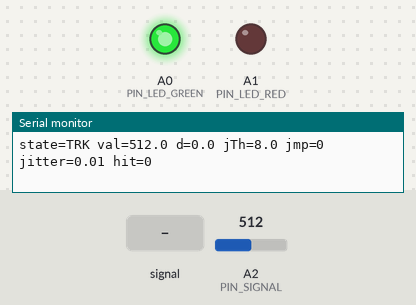
This sketch was run on a simulated Arduino Uno, built with avr-gcc and run on an emulated ATmega328P. Parts: output pins drawn as LEDs (lit = HIGH), the last lines printed to the serial monitor. The inputs (shaded band) are chosen by the test bench; at power-on: A2 (PIN_SIGNAL) = 512.

Above: at 1.2 s.
1.3 s: A2 (PIN_SIGNAL) fed a 200 Hz sine of ±81 counts around its level
At 2.4 s:
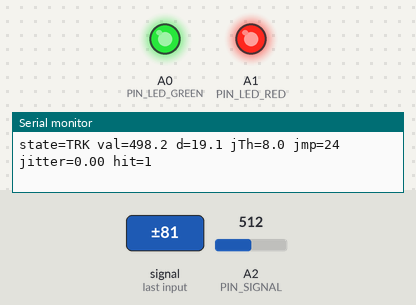
2.8 s: A2 (PIN_SIGNAL) set to 716
At 4.0 s:
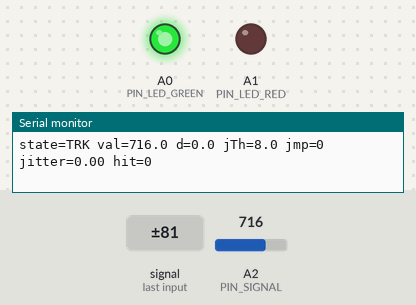
Timing chart, 0 to 5.8 s (numbered marks = the images above; inputs shaded):
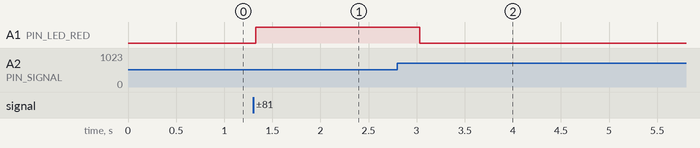

The sketch:

target.ino
```cpp
// --- Pins ---
constexpr uint8_t PIN_LED_GREEN = A0;
constexpr uint8_t PIN_LED_RED   = A1;
constexpr uint8_t PIN_SIGNAL    = A2;

// --- Serial (debug / diagnostics only) ---
constexpr unsigned long BAUD = 115200;   // matches main_control project BAUD

// --- Sampling / SNR ---
constexpr uint8_t       OVERSAMPLE         = 16;  // raw reads averaged per sample (~4x noise cut)
constexpr unsigned long SAMPLE_INTERVAL_MS = 10;  // non-blocking loop tick

// --- Jump detection ---
constexpr float   K_JUMP          = 8.0f;   // d > K_JUMP*quietJitter -> a jump
constexpr float   MIN_JUMP_COUNTS = 8.0f;   // absolute floor for the jump threshold (counts)
constexpr float   ALPHA_JITTER    = 0.05f;  // quiet per-sample jitter tracker (calm samples only)

// --- Sliding window / decision ---
constexpr uint8_t WINDOW_SAMPLES = 24;  // ~240 ms @ 10 ms
constexpr uint8_t MIN_JUMPS_ON   = 3;   // jumps in window to assert a hit
constexpr uint8_t MIN_JUMPS_OFF  = 1;   // jumps in window to release (hysteresis)

// --- Timing ---
constexpr unsigned long WARMUP_MS  = 800;    // seed jitter, no detection
constexpr unsigned long MAX_HIT_MS = 20000;  // backstop: re-seed if a hit sticks implausibly long

// --- Debug ---
constexpr bool          DEBUG_PRINT       = true;
constexpr unsigned long DEBUG_INTERVAL_MS = 200;


// State
enum DetectState : uint8_t { WARMUP, TRACKING };

DetectState state       = WARMUP;
float       prevReading = 0.0f;
float       quietJitter = 1.0f;   // quiet |reading-prevReading|, seeded small
bool        hit         = false;

bool    jumpRing[WINDOW_SAMPLES];  // sliding window of jump flags
uint8_t ringIdx   = 0;
uint8_t jumpCount = 0;             // live sum of jumpRing

unsigned long startMs      = 0;
unsigned long hitStartMs   = 0;
unsigned long lastSampleMs = 0;
unsigned long lastDebugMs  = 0;


// Helpers
float oversampleRead() {
  long sum = 0;
  for (uint8_t i = 0; i < OVERSAMPLE; ++i) sum += analogRead(PIN_SIGNAL);
  return (float)sum / OVERSAMPLE;
}

void enterWarmup() {
  state   = WARMUP;
  startMs = millis();
  hit     = false;
  digitalWrite(PIN_LED_RED, LOW);
  for (uint8_t i = 0; i < WINDOW_SAMPLES; ++i) jumpRing[i] = false;
  ringIdx   = 0;
  jumpCount = 0;
}

void pushJump(bool isJump) {
  jumpCount -= jumpRing[ringIdx] ? 1 : 0;
  jumpRing[ringIdx] = isJump;
  jumpCount += isJump ? 1 : 0;
  ringIdx = (ringIdx + 1) % WINDOW_SAMPLES;
}

void setup() {
  pinMode(PIN_LED_GREEN, OUTPUT);
  pinMode(PIN_LED_RED, OUTPUT);
  // analog input needs no pinMode

  digitalWrite(PIN_LED_GREEN, HIGH);  // powered indicator
  digitalWrite(PIN_LED_RED, LOW);

  Serial.begin(BAUD);

  prevReading = oversampleRead();     // seed so the first delta isn't a false jump
  quietJitter = 1.0f;
  enterWarmup();
}

void loop() {
  const unsigned long now = millis();
  if (now - lastSampleMs < SAMPLE_INTERVAL_MS) return;
  lastSampleMs = now;

  const float reading = oversampleRead();
  const float d       = fabs(reading - prevReading);
  prevReading = reading;

  const float jumpTh = max(K_JUMP * quietJitter, MIN_JUMP_COUNTS);
  const bool  isJump = (d > jumpTh);
  pushJump(isJump);

  if (state == WARMUP) {
    if (!isJump) quietJitter += ALPHA_JITTER * (d - quietJitter);  // seed floor
    if (now - startMs >= WARMUP_MS) state = TRACKING;
  } else {  // TRACKING
    if (!hit) {
      // Update the quiet floor ONLY on calm samples so jumps can't inflate it.
      if (!isJump) quietJitter += ALPHA_JITTER * (d - quietJitter);

      if (jumpCount >= MIN_JUMPS_ON) {
        hit        = true;
        hitStartMs = now;
        digitalWrite(PIN_LED_RED, HIGH);
      }
    } else {
      // Hit latched: quietJitter frozen.
      if (jumpCount <= MIN_JUMPS_OFF) {
        hit = false;
        digitalWrite(PIN_LED_RED, LOW);
      } else if (now - hitStartMs > MAX_HIT_MS) {
        enterWarmup();   // stuck implausibly long -> re-seed
      }
    }
  }

  // diagnostics
  if (DEBUG_PRINT && (now - lastDebugMs >= DEBUG_INTERVAL_MS)) {
    lastDebugMs = now;
    Serial.print(F("state="));
    Serial.print(state == WARMUP ? F("WUP") : F("TRK"));
    Serial.print(F(" val="));    Serial.print(reading, 1);
    Serial.print(F(" d="));      Serial.print(d, 1);
    Serial.print(F(" jTh="));    Serial.print(jumpTh, 1);
    Serial.print(F(" jmp="));    Serial.print(jumpCount);
    Serial.print(F(" jitter=")); Serial.print(quietJitter, 2);
    Serial.print(F(" hit="));    Serial.println(hit ? 1 : 0);
  }
}
```

Measured:
- after the input at 1.3 s, A1 (PIN_LED_RED): LOW → HIGH at once
- after the input at 2.8 s, A1 (PIN_LED_RED): HIGH → LOW after 0.23 s
